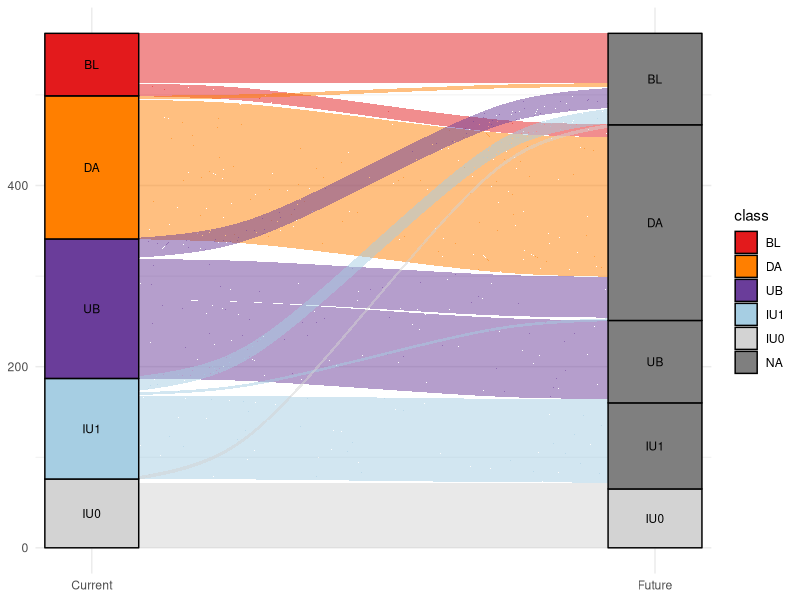

Write the R code that produced this figure. (Note: this script raises an error after producing the figure.)
############################################################
# Border-proximate groundwater irrigation analysis
#
# Purpose:
#   - Classify transboundary aquifer dyads by irrigation patterns
#   - Compare current vs potential future classifications
#   - Produce figures and underlying datasets
#
# Inputs:
#   FinalDiads.csv
#
# Outputs:
#   ./plts/*.pdf figures
#   ./plts/*.csv datasets underlying figures
#   SI2.csv classification table
############################################################


############################################################
# 1. Libraries
############################################################

library(dplyr)
library(tidyr)
library(ggplot2)
library(multcompView)
library(purrr)
library(tibble)
library(ggalluvial)
library(vcd)
library(grid)



############################################################
# 2. Parameters
############################################################

eps    <- 1e-3
thresh <- 0.99

cls <- rev(c("IU0","IU1","UB","DA","BL"))

cols <- c(
  IU0 = "#D3D3D3",
  IU1 = "#A6CEE3",
  UB  = "#6A3D9A",
  DA  = "#FF7F00",
  BL  = "#E31A1C"
)



############################################################
# 3. Load data
############################################################

diads <- read.csv("FinalDiads.csv") %>%
  distinct(code, CC_1, CC_2, .keep_all = TRUE)



############################################################
# 4. Current dyad classification
############################################################

diadsP <- diads %>%
  mutate(
    rG1_1 = IR_B1_1 / IR_1,
    rG1_2 = IR_B1_2 / IR_2,
    rG2_1 = IR_B2_1 / IR_1,
    rG2_2 = IR_B2_2 / IR_2,
    
    class = case_when(
      
      pmax(IR_B2_1, IR_B2_2) < eps &
        pmax(UR_B2_1, UR_B2_2) < eps ~ "IU0",
      
      (IR_B2_1 < eps & UR_B2_1 < eps) |
        (IR_B2_2 < eps & UR_B2_2 < eps) ~ "IU1",
      
      pmin(IR_B2_1, IR_B2_2) < eps ~ "UB",
      
      pmax(rG1_1, rG1_2) > thresh ~ "BL",
      
      pmax(rG2_1, rG2_2) > thresh ~ "DA",
      
      TRUE ~ "DA"
    ),
    
    class = factor(class, levels = cls),
    IR = IR_1 + IR_2
  )



############################################################
# 5. Future classification
############################################################

diadsF <- diads %>%
  mutate(
    IR_1 = pmax(IR_1, CR3_1),
    IR_2 = pmax(IR_2, CR3_2),
    IR_B2_1 = pmax(IR_B2_1, CR3_B2_1),
    IR_B2_2 = pmax(IR_B2_2, CR3_B2_2),
    IR_B1_1 = pmax(IR_B1_1, CR3_B1_1),
    IR_B1_2 = pmax(IR_B1_2, CR3_B1_2)
  ) %>%
  mutate(
    rG1_1 = IR_B1_1 / IR_1,
    rG1_2 = IR_B1_2 / IR_2,
    rG2_1 = IR_B2_1 / IR_1,
    rG2_2 = IR_B2_2 / IR_2,
    
    classF = case_when(
      
      pmax(IR_B2_1, IR_B2_2) < eps &
        pmax(UR_B2_1, UR_B2_2) < eps ~ "IU0",
      
      (IR_B2_1 < eps & UR_B2_1 < eps) |
        (IR_B2_2 < eps & UR_B2_2 < eps) ~ "IU1",
      
      pmin(IR_B2_1, IR_B2_2) < eps ~ "UB",
      
      pmax(rG1_1, rG1_2) > thresh ~ "BL",
      
      pmax(rG2_1, rG2_2) > thresh ~ "DA",
      
      TRUE ~ "DA"
    ),
    
    classF = factor(classF, levels = cls)
  )



############################################################
# 6. Export classification table
############################################################

diadsC <- diadsP %>%
  select(code, name, CC_1, CC_2, class) %>%
  left_join(
    diadsF %>% select(code, CC_1, CC_2, classF),
    by = c("code","CC_1","CC_2")
  )




############################################################
# 7. Alluvial transition plot
############################################################

p1 <- ggplot(diadsC, aes(axis1 = class, axis2 = classF)) +
  geom_alluvium(aes(fill = class), width = 1/12) +
  geom_stratum(width = 1/6, aes(fill = class), color = "black") +
  geom_text(stat = "stratum", aes(label = after_stat(stratum)), size = 3) +
  scale_x_discrete(limits = c("Current","Future"), expand = c(.05,.05)) +
  scale_fill_manual(values = cols) +
  theme_minimal()

ggsave("./plts/IR/cls_1.pdf",p1,width=4,height=3)


data_alluvial <- diadsC %>%
  count(class,classF,name="n")

write.csv(data_alluvial,
          "./plts/IR/data_cls_1_alluvial.csv",
          row.names=FALSE)



############################################################
# 8. Tukey tests and faceted bar plots
############################################################

diadsP <- diadsP %>%
  mutate(
    FIR = (IR_1 + IR_2)/(IR_C_1 + IR_C_2),
    FBW = (IR3_1 + IR3_2)/(IR_1 + IR_2),
    IR  = (IR_1 + IR_2)*1000
  )

d_long <- diadsP %>%
  filter(IR>0) %>%
  select(class,FIR,FBW) %>%
  pivot_longer(-class,names_to="Variable",values_to="Value")


tukey_df <- d_long %>%
  group_by(Variable) %>%
  nest() %>%
  mutate(res = map(data,\(d){
    
    fit <- aov(Value~class,d)
    tuk <- TukeyHSD(fit,conf.level=.9)
    
    letters <- multcompLetters4(fit,tuk,threshold=.1)$class[[1]] |>
      tibble::enframe("class","letters")
    
    d %>%
      group_by(class) %>%
      summarise(
        mean = mean(Value,na.rm=TRUE),
        se   = sd(Value,na.rm=TRUE)/sqrt(n()),
        ci   = list(t.test(Value)$conf.int),
        .groups="drop"
      ) %>%
      mutate(
        ci_low  = map_dbl(ci,1),
        ci_high = map_dbl(ci,2)
      ) %>%
      select(-ci) %>%
      left_join(letters)
    
  })) %>%
  select(-data) %>%
  unnest(res) %>%
  mutate(
    Variable=factor(Variable,c("FGW","FBW")),
    class=factor(class,levels=rev(cls))
  )


ptuck <- ggplot(tukey_df,aes(class,mean,fill=class))+
  geom_col(width=.6)+
  geom_errorbar(aes(ymin=mean-se,ymax=mean+se),width=.1)+
  geom_text(aes(label=letters,
                y=ci_high+0.1*(ci_high-ci_low)),size=3.5)+
  geom_hline(yintercept=0,linetype="dashed")+
  facet_wrap(~Variable,scales="free_y",nrow=1)+
  scale_fill_manual(values=cols,name="")+
  labs(x=NULL,y="Mean value")+
  theme_classic()+
  theme(
    legend.position="top",
    strip.background=element_blank(),
    strip.text=element_text(face="bold")
  )

ggsave("./plts/IR/cls_2.pdf",ptuck,width=5,height=3)


data_tukey <- tukey_df %>%
  select(Variable,class,mean,se,letters)

write.csv(data_tukey,
          "./plts/IR/data_cls_2_bars.csv",
          row.names=FALSE)
